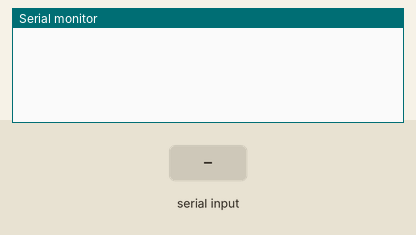
The sketch below on a simulated Arduino Uno, built with avr-gcc and run on an emulated ATmega328P. Parts: the last lines printed to the serial monitor. Inputs (shaded band) come from the test bench.

Above: at 1.2 s.
1.3 s: byte 30 received over Serial
At 3.5 s:
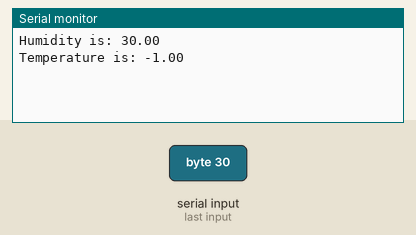
3.8 s: byte 90 received over Serial
At 4.6 s:
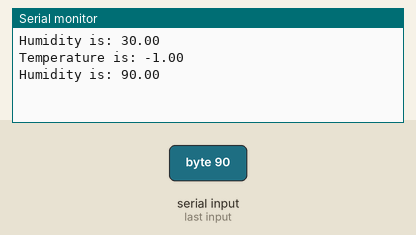
5.3 s: byte 120 received over Serial
At 8.3 s:
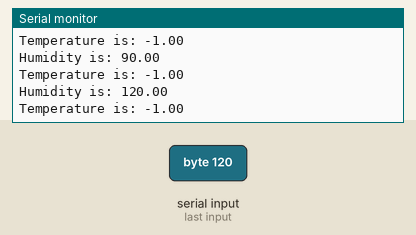

Measured:
- after the input at 1.3 s, the serial monitor: prints a new line at once (image 1)
- after the input at 3.8 s, the serial monitor: prints a new line at once (image 2)
- after the input at 5.3 s, the serial monitor: prints a new line after 0.50 s (image 3)

The sketch:

InterfacingOFArduinowithESP_DHT11_NodeMCU.ino
```cpp
void setup() {
// Open serial communications and wait for port to open:
Serial.begin(115200);
while (!Serial) {
; // wait for serial port to connect. Needed for native USB port only
}
}

void loop() { // run over and over
float h;
float t;

  if (Serial.available()) {
  h=Serial.read();
  Serial.print("Humidity is: ");
  Serial.println(h);
  delay(1000);
  t=Serial.read();
  Serial.print("Temperature is: ");
  Serial.println(t);
  delay(1000);

  }
}
```
